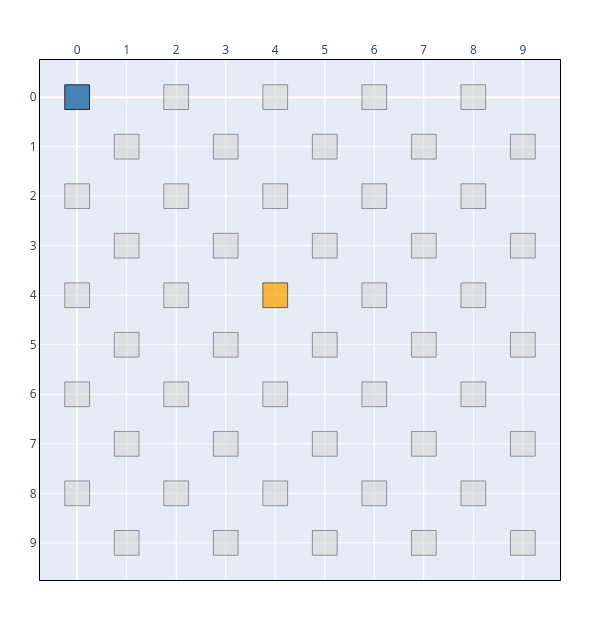

Write notebook code for a chart like this one.
### Code cell
# A qubit's status records whether the site participates in a logical patch.
chip.loc((0, 0)).status = Status.LOGICAL
chip.loc((4, 4)).status = Status.ANCILLA
chip.show(style=default_style)

### Figure 1 — Plotly figure (JSON) as saved in the notebook; plotly's stock layout.template omitted (floating-point values rounded to 4 significant figures)
{"data": [{"hoverinfo": "text", "hoverlabel": {"bgcolor": ["steelblue", "lightgray", "lightgray", "lightgray", "lightgray", "lightgray", "lightgray", "lightgray", "lightgray", "lightgray", "lightgray", "lightgray", "lightgray", "lightgray", "lightgray", "lightgray", "lightgray", "lightgray", "lightgray", "lightgray", "lightgray", "lightgray", "orange", "lightgray", "lightgray", "lightgray", "lightgray", "lightgray", "lightgray", "lightgray", "lightgray", "lightgray", "lightgray", "lightgray", "lightgray", "lightgray", "lightgray", "lightgray", "lightgray", "lightgray", "lightgray", "lightgray", "lightgray", "lightgray", "lightgray", "lightgray", "lightgray", "lightgray", "lightgray", "lightgray"], "font": {"color": "black"}}, "hovertext": ["(0, 0)<br>status=LOGICAL<br>noise=0.0000", "(0, 2)<br>status=INACTIVE<br>noise=0.0000", "(0, 4)<br>status=INACTIVE<br>noise=0.0000", "(0, 6)<br>status=INACTIVE<br>noise=0.0000", "(0, 8)<br>status=INACTIVE<br>noise=0.0000", "(1, 1)<br>status=INACTIVE<br>noise=0.0000", "(1, 3)<br>status=INACTIVE<br>noise=0.0000", "(1, 5)<br>status=INACTIVE<br>noise=0.0000", "(1, 7)<br>status=INACTIVE<br>noise=0.0000", "(1, 9)<br>status=INACTIVE<br>noise=0.0000", "(2, 0)<br>status=INACTIVE<br>noise=0.0000", "(2, 2)<br>status=INACTIVE<br>noise=0.0000", "(2, 4)<br>status=INACTIVE<br>noise=0.0000", "(2, 6)<br>status=INACTIVE<br>noise=0.0000", "(2, 8)<br>status=INACTIVE<br>noise=0.0000", "(3, 1)<br>status=INACTIVE<br>noise=0.0000", "(3, 3)<br>status=INACTIVE<br>noise=0.0000", "(3, 5)<br>status=INACTIVE<br>noise=0.0000", "(3, 7)<br>status=INACTIVE<br>noise=0.0000", "(3, 9)<br>status=INACTIVE<br>noise=0.0000", "(4, 0)<br>status=INACTIVE<br>noise=0.0000", "(4, 2)<br>status=INACTIVE<br>noise=0.0000", "(4, 4)<br>status=ANCILLA<br>noise=0.0000", "(4, 6)<br>status=INACTIVE<br>noise=0.0000", "(4, 8)<br>status=INACTIVE<br>noise=0.0000", "(5, 1)<br>status=INACTIVE<br>noise=0.0000", "(5, 3)<br>status=INACTIVE<br>noise=0.0000", "(5, 5)<br>status=INACTIVE<br>noise=0.0000", "(5, 7)<br>status=INACTIVE<br>noise=0.0000", "(5, 9)<br>status=INACTIVE<br>noise=0.0000", "(6, 0)<br>status=INACTIVE<br>noise=0.0000", "(6, 2)<br>status=INACTIVE<br>noise=0.0000", "(6, 4)<br>status=INACTIVE<br>noise=0.0000", "(6, 6)<br>status=INACTIVE<br>noise=0.0000", "(6, 8)<br>status=INACTIVE<br>noise=0.0000", "(7, 1)<br>status=INACTIVE<br>noise=0.0000", "(7, 3)<br>status=INACTIVE<br>noise=0.0000", "(7, 5)<br>status=INACTIVE<br>noise=0.0000", "(7, 7)<br>status=INACTIVE<br>noise=0.0000", "(7, 9)<br>status=INACTIVE<br>noise=0.0000", "(8, 0)<br>status=INACTIVE<br>noise=0.0000", "(8, 2)<br>status=INACTIVE<br>noise=0.0000", "(8, 4)<br>status=INACTIVE<br>noise=0.0000", "(8, 6)<br>status=INACTIVE<br>noise=0.0000", "(8, 8)<br>status=INACTIVE<br>noise=0.0000", "(9, 1)<br>status=INACTIVE<br>noise=0.0000", "(9, 3)<br>status=INACTIVE<br>noise=0.0000", "(9, 5)<br>status=INACTIVE<br>noise=0.0000", "(9, 7)<br>status=INACTIVE<br>noise=0.0000", "(9, 9)<br>status=INACTIVE<br>noise=0.0000"], "marker": {"opacity": 0, "size": 20}, "mode": "markers", "name": "qubits", "type": "scattergl", "x": [0, 0, 0, 0, 0, 1, 1, 1, 1, 1, 2, 2, 2, 2, 2, 3, 3, 3, 3, 3, 4, 4, 4, 4, 4, 5, 5, 5, 5, 5, 6, 6, 6, 6, 6, 7, 7, 7, 7, 7, 8, 8, 8, 8, 8, 9, 9, 9, 9, 9], "y": [0, 2, 4, 6, 8, 1, 3, 5, 7, 9, 0, 2, 4, 6, 8, 1, 3, 5, 7, 9, 0, 2, 4, 6, 8, 1, 3, 5, 7, 9, 0, 2, 4, 6, 8, 1, 3, 5, 7, 9, 0, 2, 4, 6, 8, 1, 3, 5, 7, 9]}], "layout": {"height": 620, "margin": {"b": 40, "l": 40, "r": 40, "t": 60}, "shapes": [{"fillcolor": "steelblue", "layer": "above", "line": {"color": "black", "width": 0.75}, "opacity": 1, "type": "rect", "x0": -0.25, "x1": 0.25, "y0": -0.25, "y1": 0.25}, {"fillcolor": "lightgray", "layer": "above", "line": {"color": "black", "width": 0.75}, "opacity": 0.5, "type": "rect", "x0": -0.25, "x1": 0.25, "y0": 1.75, "y1": 2.25}, {"fillcolor": "lightgray", "layer": "above", "line": {"color": "black", "width": 0.75}, "opacity": 0.5, "type": "rect", "x0": -0.25, "x1": 0.25, "y0": 3.75, "y1": 4.25}, {"fillcolor": "lightgray", "layer": "above", "line": {"color": "black", "width": 0.75}, "opacity": 0.5, "type": "rect", "x0": -0.25, "x1": 0.25, "y0": 5.75, "y1": 6.25}, {"fillcolor": "lightgray", "layer": "above", "line": {"color": "black", "width": 0.75}, "opacity": 0.5, "type": "rect", "x0": -0.25, "x1": 0.25, "y0": 7.75, "y1": 8.25}, {"fillcolor": "lightgray", "layer": "above", "line": {"color": "black", "width": 0.75}, "opacity": 0.5, "type": "rect", "x0": 0.75, "x1": 1.25, "y0": 0.75, "y1": 1.25}, {"fillcolor": "lightgray", "layer": "above", "line": {"color": "black", "width": 0.75}, "opacity": 0.5, "type": "rect", "x0": 0.75, "x1": 1.25, "y0": 2.75, "y1": 3.25}, {"fillcolor": "lightgray", "layer": "above", "line": {"color": "black", "width": 0.75}, "opacity": 0.5, "type": "rect", "x0": 0.75, "x1": 1.25, "y0": 4.75, "y1": 5.25}, {"fillcolor": "lightgray", "layer": "above", "line": {"color": "black", "width": 0.75}, "opacity": 0.5, "type": "rect", "x0": 0.75, "x1": 1.25, "y0": 6.75, "y1": 7.25}, {"fillcolor": "lightgray", "layer": "above", "line": {"color": "black", "width": 0.75}, "opacity": 0.5, "type": "rect", "x0": 0.75, "x1": 1.25, "y0": 8.75, "y1": 9.25}, {"fillcolor": "lightgray", "layer": "above", "line": {"color": "black", "width": 0.75}, "opacity": 0.5, "type": "rect", "x0": 1.75, "x1": 2.25, "y0": -0.25, "y1": 0.25}, {"fillcolor": "lightgray", "layer": "above", "line": {"color": "black", "width": 0.75}, "opacity": 0.5, "type": "rect", "x0": 1.75, "x1": 2.25, "y0": 1.75, "y1": 2.25}, {"fillcolor": "lightgray", "layer": "above", "line": {"color": "black", "width": 0.75}, "opacity": 0.5, "type": "rect", "x0": 1.75, "x1": 2.25, "y0": 3.75, "y1": 4.25}, {"fillcolor": "lightgray", "layer": "above", "line": {"color": "black", "width": 0.75}, "opacity": 0.5, "type": "rect", "x0": 1.75, "x1": 2.25, "y0": 5.75, "y1": 6.25}, {"fillcolor": "lightgray", "layer": "above", "line": {"color": "black", "width": 0.75}, "opacity": 0.5, "type": "rect", "x0": 1.75, "x1": 2.25, "y0": 7.75, "y1": 8.25}, {"fillcolor": "lightgray", "layer": "above", "line": {"color": "black", "width": 0.75}, "opacity": 0.5, "type": "rect", "x0": 2.75, "x1": 3.25, "y0": 0.75, "y1": 1.25}, {"fillcolor": "lightgray", "layer": "above", "line": {"color": "black", "width": 0.75}, "opacity": 0.5, "type": "rect", "x0": 2.75, "x1": 3.25, "y0": 2.75, "y1": 3.25}, {"fillcolor": "lightgray", "layer": "above", "line": {"color": "black", "width": 0.75}, "opacity": 0.5, "type": "rect", "x0": 2.75, "x1": 3.25, "y0": 4.75, "y1": 5.25}, {"fillcolor": "lightgray", "layer": "above", "line": {"color": "black", "width": 0.75}, "opacity": 0.5, "type": "rect", "x0": 2.75, "x1": 3.25, "y0": 6.75, "y1": 7.25}, {"fillcolor": "lightgray", "layer": "above", "line": {"color": "black", "width": 0.75}, "opacity": 0.5, "type": "rect", "x0": 2.75, "x1": 3.25, "y0": 8.75, "y1": 9.25}, {"fillcolor": "lightgray", "layer": "above", "line": {"color": "black", "width": 0.75}, "opacity": 0.5, "type": "rect", "x0": 3.75, "x1": 4.25, "y0": -0.25, "y1": 0.25}, {"fillcolor": "lightgray", "layer": "above", "line": {"color": "black", "width": 0.75}, "opacity": 0.5, "type": "rect", "x0": 3.75, "x1": 4.25, "y0": 1.75, "y1": 2.25}, {"fillcolor": "orange", "layer": "above", "line": {"color": "black", "width": 0.75}, "opacity": 0.75, "type": "rect", "x0": 3.75, "x1": 4.25, "y0": 3.75, "y1": 4.25}, {"fillcolor": "lightgray", "layer": "above", "line": {"color": "black", "width": 0.75}, "opacity": 0.5, "type": "rect", "x0": 3.75, "x1": 4.25, "y0": 5.75, "y1": 6.25}, {"fillcolor": "lightgray", "layer": "above", "line": {"color": "black", "width": 0.75}, "opacity": 0.5, "type": "rect", "x0": 3.75, "x1": 4.25, "y0": 7.75, "y1": 8.25}, {"fillcolor": "lightgray", "layer": "above", "line": {"color": "black", "width": 0.75}, "opacity": 0.5, "type": "rect", "x0": 4.75, "x1": 5.25, "y0": 0.75, "y1": 1.25}, {"fillcolor": "lightgray", "layer": "above", "line": {"color": "black", "width": 0.75}, "opacity": 0.5, "type": "rect", "x0": 4.75, "x1": 5.25, "y0": 2.75, "y1": 3.25}, {"fillcolor": "lightgray", "layer": "above", "line": {"color": "black", "width": 0.75}, "opacity": 0.5, "type": "rect", "x0": 4.75, "x1": 5.25, "y0": 4.75, "y1": 5.25}, {"fillcolor": "lightgray", "layer": "above", "line": {"color": "black", "width": 0.75}, "opacity": 0.5, "type": "rect", "x0": 4.75, "x1": 5.25, "y0": 6.75, "y1": 7.25}, {"fillcolor": "lightgray", "layer": "above", "line": {"color": "black", "width": 0.75}, "opacity": 0.5, "type": "rect", "x0": 4.75, "x1": 5.25, "y0": 8.75, "y1": 9.25}, {"fillcolor": "lightgray", "layer": "above", "line": {"color": "black", "width": 0.75}, "opacity": 0.5, "type": "rect", "x0": 5.75, "x1": 6.25, "y0": -0.25, "y1": 0.25}, {"fillcolor": "lightgray", "layer": "above", "line": {"color": "black", "width": 0.75}, "opacity": 0.5, "type": "rect", "x0": 5.75, "x1": 6.25, "y0": 1.75, "y1": 2.25}, {"fillcolor": "lightgray", "layer": "above", "line": {"color": "black", "width": 0.75}, "opacity": 0.5, "type": "rect", "x0": 5.75, "x1": 6.25, "y0": 3.75, "y1": 4.25}, {"fillcolor": "lightgray", "layer": "above", "line": {"color": "black", "width": 0.75}, "opacity": 0.5, "type": "rect", "x0": 5.75, "x1": 6.25, "y0": 5.75, "y1": 6.25}, {"fillcolor": "lightgray", "layer": "above", "line": {"color": "black", "width": 0.75}, "opacity": 0.5, "type": "rect", "x0": 5.75, "x1": 6.25, "y0": 7.75, "y1": 8.25}, {"fillcolor": "lightgray", "layer": "above", "line": {"color": "black", "width": 0.75}, "opacity": 0.5, "type": "rect", "x0": 6.75, "x1": 7.25, "y0": 0.75, "y1": 1.25}, {"fillcolor": "lightgray", "layer": "above", "line": {"color": "black", "width": 0.75}, "opacity": 0.5, "type": "rect", "x0": 6.75, "x1": 7.25, "y0": 2.75, "y1": 3.25}, {"fillcolor": "lightgray", "layer": "above", "line": {"color": "black", "width": 0.75}, "opacity": 0.5, "type": "rect", "x0": 6.75, "x1": 7.25, "y0": 4.75, "y1": 5.25}, {"fillcolor": "lightgray", "layer": "above", "line": {"color": "black", "width": 0.75}, "opacity": 0.5, "type": "rect", "x0": 6.75, "x1": 7.25, "y0": 6.75, "y1": 7.25}, {"fillcolor": "lightgray", "layer": "above", "line": {"color": "black", "width": 0.75}, "opacity": 0.5, "type": "rect", "x0": 6.75, "x1": 7.25, "y0": 8.75, "y1": 9.25}, {"fillcolor": "lightgray", "layer": "above", "line": {"color": "black", "width": 0.75}, "opacity": 0.5, "type": "rect", "x0": 7.75, "x1": 8.25, "y0": -0.25, "y1": 0.25}, {"fillcolor": "lightgray", "layer": "above", "line": {"color": "black", "width": 0.75}, "opacity": 0.5, "type": "rect", "x0": 7.75, "x1": 8.25, "y0": 1.75, "y1": 2.25}, {"fillcolor": "lightgray", "layer": "above", "line": {"color": "black", "width": 0.75}, "opacity": 0.5, "type": "rect", "x0": 7.75, "x1": 8.25, "y0": 3.75, "y1": 4.25}, {"fillcolor": "lightgray", "layer": "above", "line": {"color": "black", "width": 0.75}, "opacity": 0.5, "type": "rect", "x0": 7.75, "x1": 8.25, "y0": 5.75, "y1": 6.25}, {"fillcolor": "lightgray", "layer": "above", "line": {"color": "black", "width": 0.75}, "opacity": 0.5, "type": "rect", "x0": 7.75, "x1": 8.25, "y0": 7.75, "y1": 8.25}, {"fillcolor": "lightgray", "layer": "above", "line": {"color": "black", "width": 0.75}, "opacity": 0.5, "type": "rect", "x0": 8.75, "x1": 9.25, "y0": 0.75, "y1": 1.25}, {"fillcolor": "lightgray", "layer": "above", "line": {"color": "black", "width": 0.75}, "opacity": 0.5, "type": "rect", "x0": 8.75, "x1": 9.25, "y0": 2.75, "y1": 3.25}, {"fillcolor": "lightgray", "layer": "above", "line": {"color": "black", "width": 0.75}, "opacity": 0.5, "type": "rect", "x0": 8.75, "x1": 9.25, "y0": 4.75, "y1": 5.25}, {"fillcolor": "lightgray", "layer": "above", "line": {"color": "black", "width": 0.75}, "opacity": 0.5, "type": "rect", "x0": 8.75, "x1": 9.25, "y0": 6.75, "y1": 7.25}, {"fillcolor": "lightgray", "layer": "above", "line": {"color": "black", "width": 0.75}, "opacity": 0.5, "type": "rect", "x0": 8.75, "x1": 9.25, "y0": 8.75, "y1": 9.25}], "showlegend": false, "width": 600, "xaxis": {"domain": [0, 1], "dtick": 1, "linecolor": "black", "linewidth": 1, "mirror": true, "range": [-0.75, 9.75], "showgrid": true, "showline": true, "side": "top", "zeroline": true}, "yaxis": {"dtick": 1, "linecolor": "black", "linewidth": 1, "mirror": true, "range": [9.75, -0.75], "scaleanchor": "x", "scaleratio": 1, "showgrid": true, "showline": true, "zeroline": true}}}
